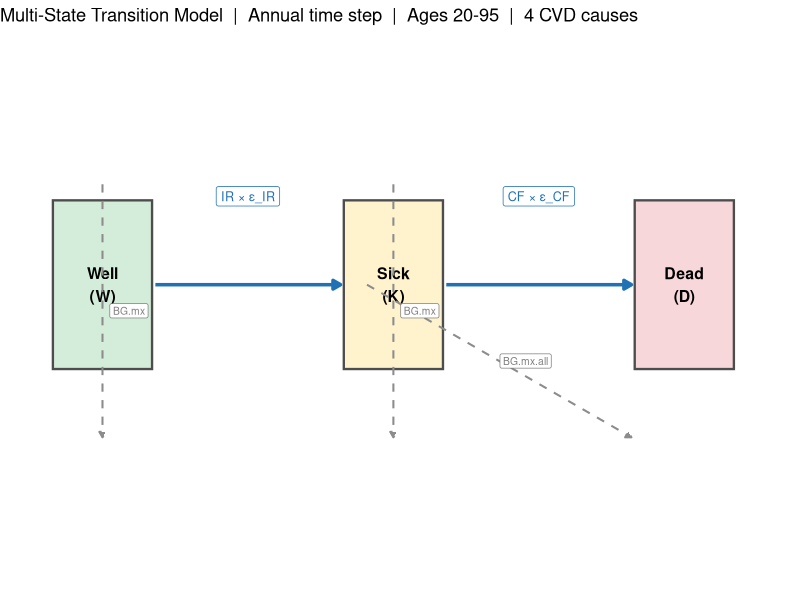

Write the R code that produced this figure.
## ---- chunk 1
library(data.table)
library(ggplot2)
library(knitr)
library(kableExtra)
library(scales)

knitr::opts_chunk$set(
  echo = FALSE,
  message = FALSE,
  warning = FALSE,
  fig.align = "center",
  out.width = "100%"
)
## ---- chunk 2
ds <- data.table(
  Source    = c("GBD 2023 (IHME)","GBD 2019 (IHME)","Ettehad et al.\\ 2016",
                "UNWPP 2024 (UN)","NCD-RisC","Country-specific"),
  Variables = c(
    "IR, CF, prevalence, background mortality (age/sex/country)",
    "Relative risks per 10 mmHg SBP increase (IHD, stroke, HHD, by age)",
    "Trial effect sizes per BP category; diabetes-stratified",
    "Population projections 2019--2050 (single-year age, sex, country)",
    "Baseline HTN control rates ($C_0$); BP distribution by country",
    "HTN control targets 2030 (Progress / Ambitious / Aspirational)"
  ),
  Role = c(
    "Baseline transition rates; initial states",
    "Anchor BP-bin incidence; normalisation factor $\\alpha$",
    "Treatment effect sizes by BP bin $\\times$ cause",
    "Cohort sizes; rate denominators",
    "$C_0$; $P(\\text{BP}_{\\text{cat}})$",
    "$C_{\\text{target}}$ per scenario"
  )
)
kable(ds, align="lll", escape=FALSE, booktabs=TRUE, format="latex",
      col.names=c("Source","Variables extracted","Role in model")) |>
  kable_styling(latex_options=c("striped","hold_position"),
                font_size=8, full_width=TRUE) |>
  column_spec(1, bold=TRUE, width="2.8cm") |>
  column_spec(2, width="6.8cm") |>
  column_spec(3, width="3.4cm")
## ---- chunk 3
nodes <- data.table(
  x=c(1,3.2,5.4), y=c(1,1,1),
  label=c("Well\n(W)","Sick\n(K)","Dead\n(D)"),
  fill=c("#d4edda","#fff3cd","#f8d7da")
)
arr_main <- data.table(
  x1=c(1.40,3.60), y1=c(1,1), x2=c(2.80,5.00), y2=c(1,1),
  lbl=c("IR \u00d7 \u03b5_IR","CF \u00d7 \u03b5_CF")
)
arr_bg <- data.table(
  x1=c(1.0,3.2,3.0), y1=c(1.25,1.25,1.0),
  x2=c(1.0,3.2,5.0), y2=c(0.62,0.62,0.62),
  lbl=c("BG.mx","BG.mx","BG.mx.all")
)
ggplot() +
  geom_tile(data=nodes, aes(x=x,y=y,fill=fill),
            width=0.75,height=0.42,color="grey30",linewidth=0.8) +
  scale_fill_identity() +
  geom_text(data=nodes, aes(x=x,y=y,label=label), size=4, fontface="bold") +
  geom_segment(data=arr_main,
    aes(x=x1,y=y1,xend=x2,yend=y2),
    arrow=arrow(length=unit(0.22,"cm"),type="closed"),
    linewidth=1.2, color="#2171b5") +
  geom_label(data=arr_main,
    aes(x=(x1+x2)/2, y=y1+0.22, label=lbl),
    size=3.2, fill="white", label.padding=unit(0.12,"cm"), color="#2171b5") +
  geom_segment(data=arr_bg,
    aes(x=x1,y=y1,xend=x2,yend=y2),
    arrow=arrow(length=unit(0.16,"cm"),type="closed"),
    linewidth=0.7, color="grey55", linetype="dashed") +
  geom_label(data=arr_bg,
    aes(x=(x1+x2)/2+0.2, y=(y1+y2)/2, label=lbl),
    size=2.6, fill="white", color="grey50", label.padding=unit(0.08,"cm")) +
  scale_x_continuous(limits=c(0.5,6.0)) +
  scale_y_continuous(limits=c(0.28,1.58)) +
  theme_void(base_size=11) +
  labs(title="Multi-State Transition Model  |  Annual time step  |  Ages 20-95  |  4 CVD causes")
